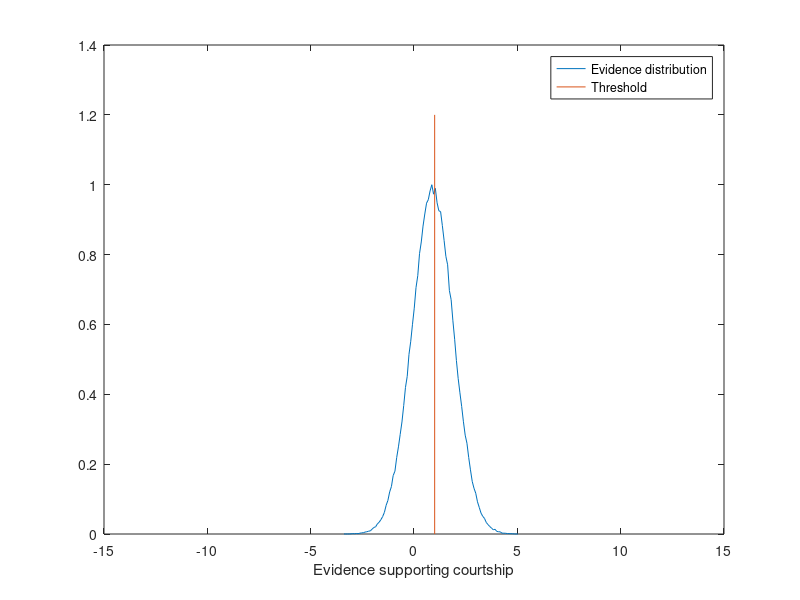

The MATLAB script that drew this image:
function [ CP, R2, Initfrac ] = tapevid(theta, mu, ntrials, leak, plotsim )
% tapevid simulates the linear evidence accumulation between taps.
%
% [ CP, R2, Initfrac ] = tapevid(theta, mu, ntrials, leak, plotsim )
%
% Inputs:
% theta - standard deviation of evidence
% mu - mean evidence
% ntrials - number of iterations for simulation
% leak - how much evidence is retained between taps (1 = perfect
% accumulation)
% plotsim - whether to plot each simulation (0 = no)
%
% Outputs
% CP - the equavalent courtship probability if the data is analyzed as a
% coin
% R2 - the equavalent R square if the data is analyzed as a coin
% Initfrac - fraction of courtship after each tap (cumulative)

%% Simulation settings

% Default values
if nargin < 5 || isempty(plotsim) == 1
    plotsim = 1;
    
    if nargin < 4 || isempty(leak) == 1
        leak = 1;

        if nargin < 3 || isempty(ntrials) == 1
            ntrials = 50000;

            if nargin < 2 || isempty(mu) == 1 
                mu = 0.9;

                if nargin < 1 || isempty(theta) == 1
                    theta = 1;
                end
            end
        end

    end
end

% Additional parameters to play with
shift = 0;
lambda = 1; % Noise modifier

%% Sim
% Generate signal and noise
randmat = lambda * randn(ntrials, 4) + mu + shift;
accrandmat = randmat;

% Accumulate with leak
for i = 2 : 4
    accrandmat(:,i) = accrandmat(:,i) + accrandmat(:,i-1) * leak;
end

% Initiation mat
theta2 = theta + shift;
Initmat = accrandmat >= theta2;

% Sort out oscilating trials
Initmat2 = cumsum(Initmat,2);
Initmat2 = Initmat2 > 0;

% Plot simulation parameters
if plotsim == 1
    figure
    [ybin, xbin] = hist(randmat(:), 100);
    plot(xbin, ybin/max(ybin),[theta2 theta2], [0 1.2]);
    xlim([-15 15])
    xlabel('Evidence supporting courtship')
    legend({'Evidence distribution'; 'Threshold'})
end

% Initiation fraction
Initfrac = mean(Initmat2,1);

%% Transformation
% Initial transformation
X = 1 : 4;
Y = -log(1-Initfrac);

% Remove infinities
X2 = X(Initfrac < 1);
Y2 = Y(Initfrac < 1);

% Calculate CP and R2
slope = X2' \ Y2';
CP = 1 - exp(-slope);

Ycalc = X2 * slope;
R2 = 1 - sum((Y2 - Ycalc).^2)...
        /sum((Y2 - mean(Y2)).^2);

end